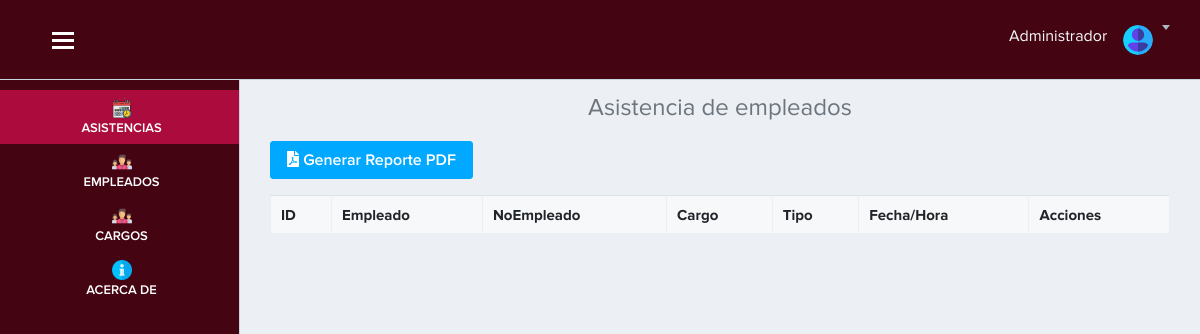
The page /vista/inicio.php (signed in) on the database as committed earlier.
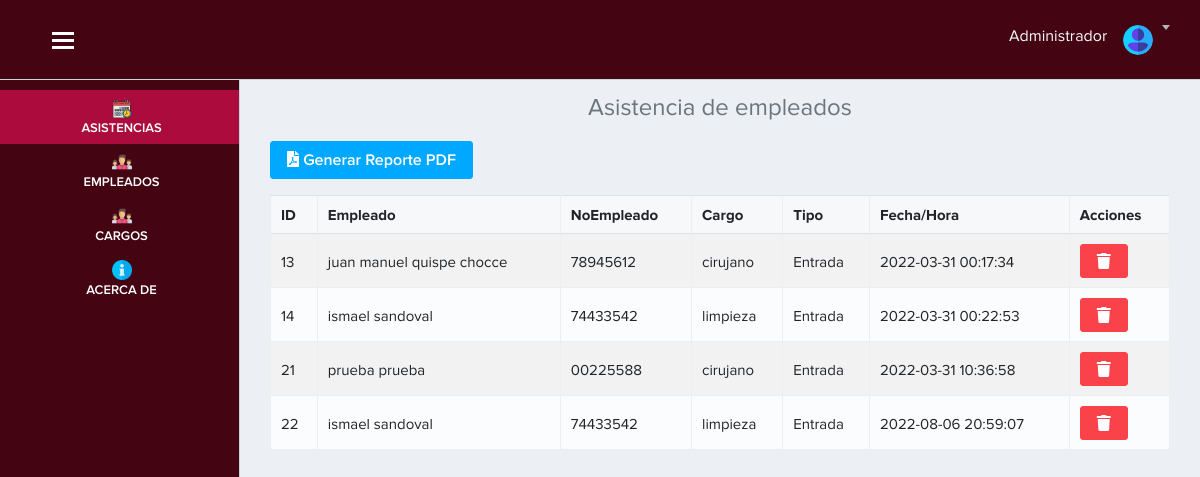
The same page on the database as committed later.
### tables this page shows
CREATE TABLE `asistencia` (
  `id_asistencia` int(11) NOT NULL AUTO_INCREMENT,
  `dni` varchar(255) NOT NULL,
  `tipo` varchar(20) NOT NULL,
  `fecha` datetime DEFAULT NULL,
  PRIMARY KEY (`id_asistencia`),
  KEY `fk2` (`dni`),
  CONSTRAINT `fk2` FOREIGN KEY (`dni`) REFERENCES `empleado` (`dni`) ON DELETE CASCADE
);

CREATE TABLE `empleado` (
  `id_empleado` int(11) NOT NULL AUTO_INCREMENT,
  `nombre` varchar(100) DEFAULT NULL,
  `apellido` varchar(255) DEFAULT NULL,
  `dni` varchar(255) NOT NULL,
  `cargo` int(11) NOT NULL,
  `usuario` varchar(100) NOT NULL,
  `password` varchar(255) NOT NULL,
  `is_admin` tinyint(1) NOT NULL DEFAULT '0',
  PRIMARY KEY (`id_empleado`),
  UNIQUE KEY `dni_unique` (`dni`),
  KEY `fk1` (`cargo`),
  CONSTRAINT `fk1` FOREIGN KEY (`cargo`) REFERENCES `cargo` (`id_cargo`) ON DELETE CASCADE
);

CREATE TABLE `cargo` (
  `id_cargo` int(11) NOT NULL AUTO_INCREMENT,
  `nombre` varchar(100) DEFAULT NULL,
  PRIMARY KEY (`id_cargo`)
);

### vista/inicio.php (the view, shortened to what this page needs)
<?php require('./layout/topbar.php'); ?>
<?php require('./layout/sidebar.php'); ?>
<div class="page-content">
    <h4 class="text-center text-secondary">Asistencia de empleados</h4>
    <?php
    include "../controlador/controlador_eliminar_asistencia.php";
    $sql = $conexion->query("SELECT
    asistencia.id_asistencia,
    asistencia.dni,
    asistencia.tipo,
    asistencia.fecha,
    empleado.nombre as 'nom_empleado',
    empleado.apellido,
    empleado.dni,
    empleado.cargo,
    cargo.id_cargo,
    cargo.nombre as 'nom_cargo'
    FROM
    asistencia
    INNER JOIN empleado ON asistencia.dni = empleado.dni
    INNER JOIN cargo ON empleado.cargo = cargo.id_cargo");
    ?>
    <div class="container-fluid">
        <div class="mb-3">
            <button type="button" class="btn btn-primary" data-toggle="modal" data-target="#modalFiltros">
                <i class="fas fa-file-pdf"></i> Generar Reporte PDF
            </button>
        </div>
        <div class="table-responsive">
            <table class="table table-bordered table-hover w-100 table-striped" id="example">
                <thead>
                    <tr>
                        <th scope="col">ID</th>
                        <th scope="col">Empleado</th>
                        <th scope="col">NoEmpleado</th>
                        <th scope="col">Cargo</th>
                        <th scope="col">Tipo</th>
                        <th scope="col">Fecha/Hora</th>
                        <th scope="col">Acciones</th>
                    </tr>
                </thead>
                <tbody>
                    <?php
                    while ($datos = $sql->fetch_object()) { ?>
                    <tr>
                        <td><?= $datos->id_asistencia ?></td>
                        <td><?= $datos->nom_empleado. " ". $datos->apellido ?></td>
                        <td><?= $datos->dni ?></td>
                        <td><?= $datos->nom_cargo ?></td>
                        <td><?= ucfirst($datos->tipo) ?></td>
                        <td><?= $datos->fecha ?></td>
                        <td>
                            <a href="inicio.php?id=<?= $datos->id_asistencia ?>" onclick="advertencia(event)" class="btn btn-danger">
                                <i class="fas fa-trash"></i>
                            </a>
                        </td>
                    </tr>
                    <?php } ?>
                </tbody>
            </table>
        </div>
    </div>
</div>
</div>
<?php require('./layout/footer.php'); ?>

### vista/layout/topbar.php (shortened to what this page needs)
<!doctype html>
<html lang="es">
<head>
    <head lang="es">
        <link href="../public/app/publico/css/lib/font-awesome/font-awesome.min.css" rel="stylesheet">
        <link href="../public/bootstrap5/css/bootstrap.min.css" rel="stylesheet">
        <link rel="stylesheet" href="../public/app/publico/css/lib/lobipanel/lobipanel.min.css">
        <link rel="stylesheet" href="../public/app/publico/css/separate/vendor/lobipanel.min.css">
        <link rel="stylesheet" href="../public/app/publico/css/lib/jqueryui/jquery-ui.min.css">
        <link rel="stylesheet" href="../public/app/publico/css/separate/pages/widgets.min.css">
        <link rel="stylesheet" href="../public/fontawesome/css/all.min.css">
        <link rel="stylesheet" href="../public/fontawesome/css/fontawesome.min.css">
        <link rel="stylesheet" href="../public/app/publico/css/lib/datatables-net/datatables.min.css">
        <link rel="stylesheet" href="../public/app/publico/css/separate/vendor/datatables-net.min.css">
        <link href="../public/app/publico/css/lib/bootstrap/bootstrap.min.css" rel="stylesheet">
        <link href="../public/app/publico/css/main.css" rel="stylesheet">
        <link href="../public/app/publico/css/mis_estilos/estilos.css" rel="stylesheet">
        <link rel="stylesheet" type="text/css" href="../public/app/publico/css/lib/jquery-flex-label/jquery.flex.label.css">
        <link href="../public/principal/css/estilos.css" rel="stylesheet">
        <link href="../public/pnotify/css/pnotify.css" rel="stylesheet" />
        <link href="../public/pnotify/css/pnotify.buttons.css" rel="stylesheet" />
        <link href="../public/pnotify/css/custom.min.css" rel="stylesheet" />
    </head>
</head>
<body class="with-side-menu">
    <div id="app">
        <header class="site-header">
            <div class="container-fluid" style="padding-left: 40px;">
                <button id="show-hide-sidebar-toggle" class="show-hide-sidebar">
                    <span>toggle menu</span>
                </button>
                <div class="site-header-content">
                    <div class="site-header-content-in">
                        <div class="site-header-shown">
                            <div class="dropdown dropdown-notification">
                                <h7 class="text-light mt-2">
                                    Administrador
                                </h7>
                            </div>
                            <div class="dropdown user-menu">
                                <button class="dropdown-toggle" id="dd-user-menu" type="button" data-toggle="dropdown" aria-haspopup="true" aria-expanded="false">
                                    <img src="../public/app/publico/img/user.svg" alt="">
                                </button>
                            </div>
                        </div>
                    </div>
                </div>
            </div>
        </header>

### vista/layout/sidebar.php
<nav class="side-menu">
            <ul class="side-menu-list p-0">
                <li class="red">
                    <a href="inicio.php" class="activo">
                        <img src="../public/img-inicio/programar.png" class="img-inicio" alt="">
                        <span class="lbl">ASISTENCIAS</span>
                    </a>
                </li>
                 <li class="red">
                    <a href="empleado.php" class="activo">
                        <img src="../public/img-inicio/team.png" class="img-inicio" alt="">
                        <span class="lbl">EMPLEADOS</span>
                    </a>
                </li>
                <li class="red">
                    <a href="cargo.php" class="activo">
                        <img src="../public/img-inicio/team.png" class="img-inicio" alt="">
                        <span class="lbl">CARGOS</span>
                    </a>
                </li>
                <li class="red">
                    <a href="acerca.php" class="activo">
                        <img src="../public/img-inicio/info.png" class="img-inicio" alt="">
                        <span class="lbl">ACERCA DE</span>
                    </a>
                </li>
            </ul>
        </nav>

### vista/layout/footer.php (shortened to what this page needs)
</body>
</html>

### vista/inicio.php (style rules this page uses)
ul li:nth-child(1) .activo { background: rgb(171, 11, 61) !important; }

### vista/layout/topbar.php (style rules this page uses)
.page-content { margin-top: 70px; }

Rows that differ between the two databases and show on the page:
now on this page (row edited): asistencia: id_asistencia "13", empleado.nombre "juan manuel", empleado.apellido "quispe chocce", empleado.dni "78945612", cargo.nombre "cirujano", tipo "Entrada", fecha "2022-03-31 00:17:34"
now on this page (row edited): asistencia: id_asistencia "14", empleado.nombre "ismael", empleado.apellido "sandoval", empleado.dni "74433542", cargo.nombre "limpieza", tipo "Entrada", fecha "2022-03-31 00:22:53"
now on this page (row edited): asistencia: id_asistencia "21", empleado.nombre "prueba", empleado.apellido "prueba", empleado.dni "00225588", cargo.nombre "cirujano", tipo "Entrada", fecha "2022-03-31 10:36:58"
now on this page (row edited): asistencia: id_asistencia "22", empleado.nombre "ismael", empleado.apellido "sandoval", empleado.dni "74433542", cargo.nombre "limpieza", tipo "Entrada", fecha "2022-08-06 20:59:07"
